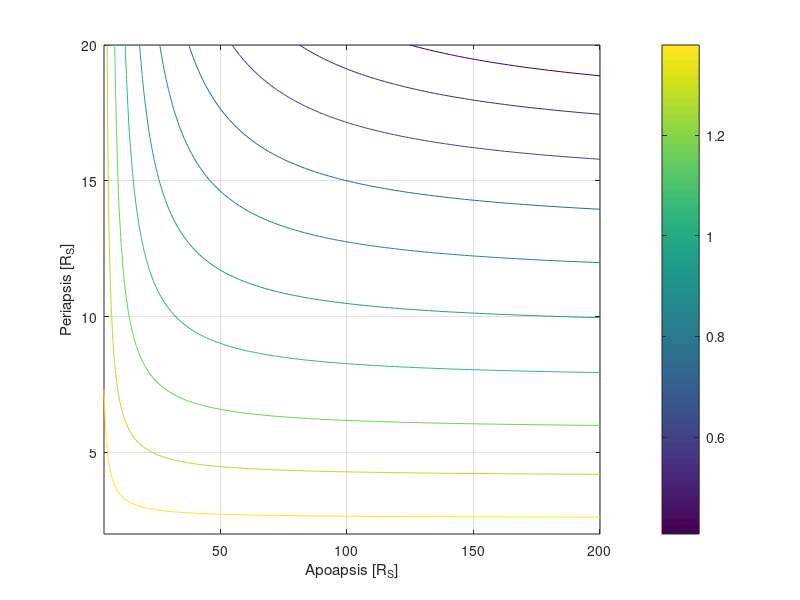

The MATLAB source for this figure:
clear;close all;clc;
% TISSERAND PLANE FOR SATURN SYSTEM
R_S = 58232;
r_a_vec = R_S*linspace(4,200);
r_p_vec = R_S*linspace(2,20);
[RA,RP] = meshgrid(r_a_vec,r_p_vec);

% Compute Tisserand parameter
C_tiss = 2./(RA+RP) + 2 * sqrt((RA+RP)/2 .* (1 - ((RA-RP)./(RA+RP)).^2));

% Conversion to Km/s
C_tiss = C_tiss/1000;

% Compute v_inf 
v_inf = sqrt(3-C_tiss);

contour(RA/R_S,RP/R_S,v_inf,10)
grid on
colorbar 
xlabel('Apoapsis [R_S]')
ylabel('Periapsis [R_S]')